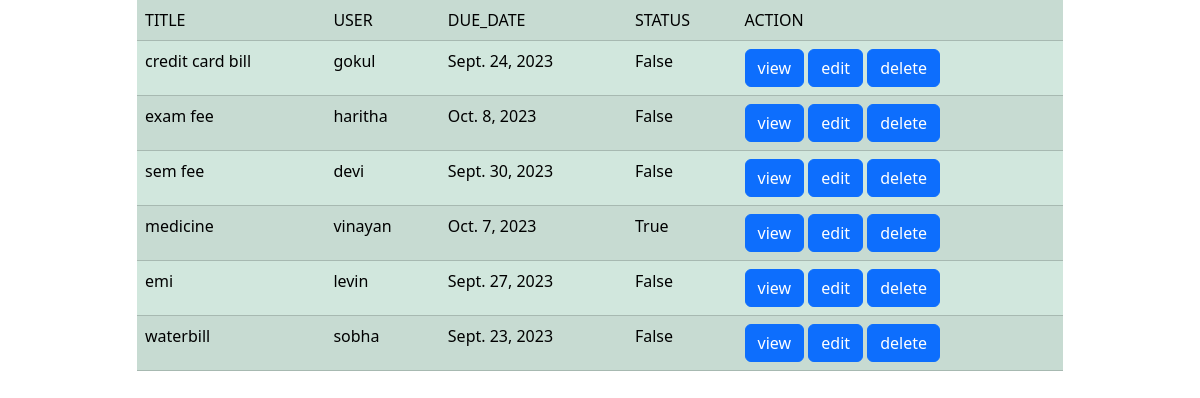
Page /todos/all on the committed database.
### task/models.py (models this page shows, shortened)
class Todos(models.Model):
    title=models.CharField(max_length=200)
    user=models.CharField(max_length=200)
    status=models.BooleanField(default=False)
    created_date=models.DateTimeField(auto_now_add=True,null=True)
    due_date=models.DateField(null=True)

### task/views.py (the view)
# urls.py: path("todos/all",TodoListView.as_view(),name="todo-list"),
class TodoListView(View):
    def get(self,request,*args,**kwargs):
        qs=Todos.objects.all()
        return render(request,"todo_list.html",{"todos":qs})

### task/templates/todo_list.html (shortened to what this page needs)
<!DOCTYPE html>
<html lang="en">
<head>
    <link href="https://cdn.jsdelivr.net/npm/bootstrap@5.3.2/dist/css/bootstrap.min.css" rel="stylesheet">
</head>
<body>
    <div class="container">
        <div class="row">
            <div class="col-1"></div>
            <div class="col-10">
                <table class="table table-success table-striped">
                    <tr>
                        <td>TITLE</td>
                        <td>USER</td>
                        <td>DUE_DATE</td>
                        <td>STATUS</td>
                        <td>ACTION</td>
                    </tr>
                    {%for todo in todos%}
                    <tr>
                        <td>{{todo.title}}</td>
                        <td>{{todo.user}}</td>
                        <td>{{todo.due_date}}</td>
                        <td>{{todo.status}}</td>
                        <td>
                            <a href="{%url 'todo-details' todo.id %}"class="btn btn-primary">view</a>
                            <a href="{%url 'todo-change' todo.id%}"class="btn btn-primary">edit</a>
                            <a href="{%url 'todo-remove' todo.id %}"class="btn btn-primary">delete</a>
                        </td>
                    </tr>
                    {%endfor%}
                </table>
            </div>
            <div class="col-1"></div>
        </div>
    </div>
</body>
</html>

### rows in the picture
Todos: title "credit card bill", user "gokul", due_date "Sept. 24, 2023", status "False"
Todos: title "exam fee", user "haritha", due_date "Oct. 8, 2023", status "False"
Todos: title "sem fee", user "devi", due_date "Sept. 30, 2023", status "False"
Todos: title "medicine", user "vinayan", due_date "Oct. 7, 2023", status "True"
Todos: title "emi", user "levin", due_date "Sept. 27, 2023", status "False"
Todos: title "waterbill", user "sobha", due_date "Sept. 23, 2023", status "False"
